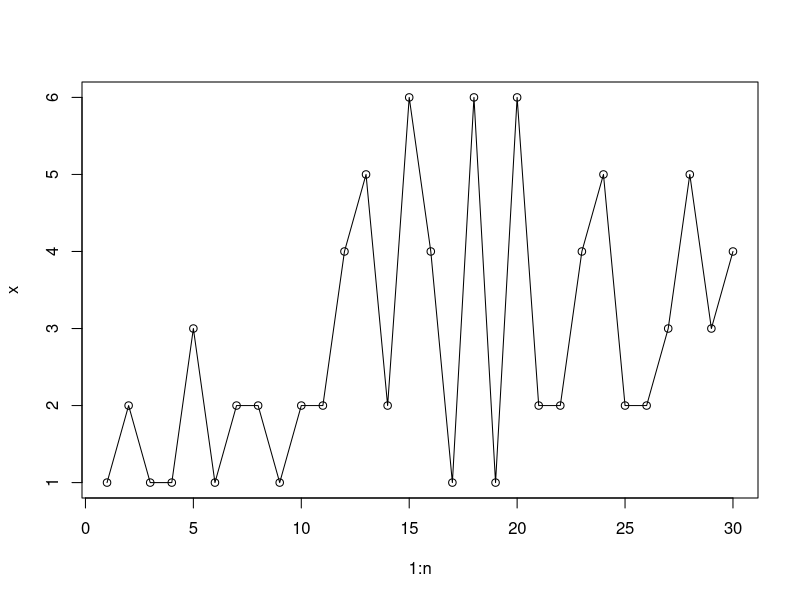
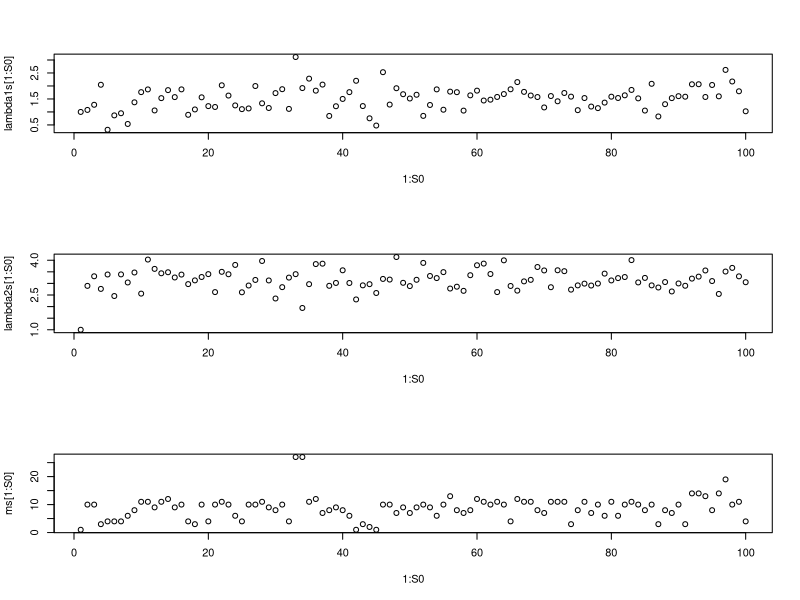
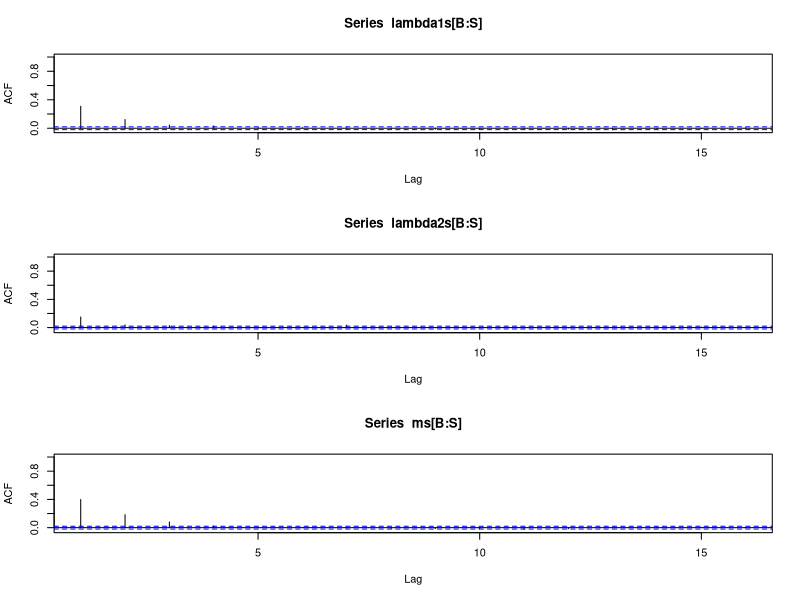
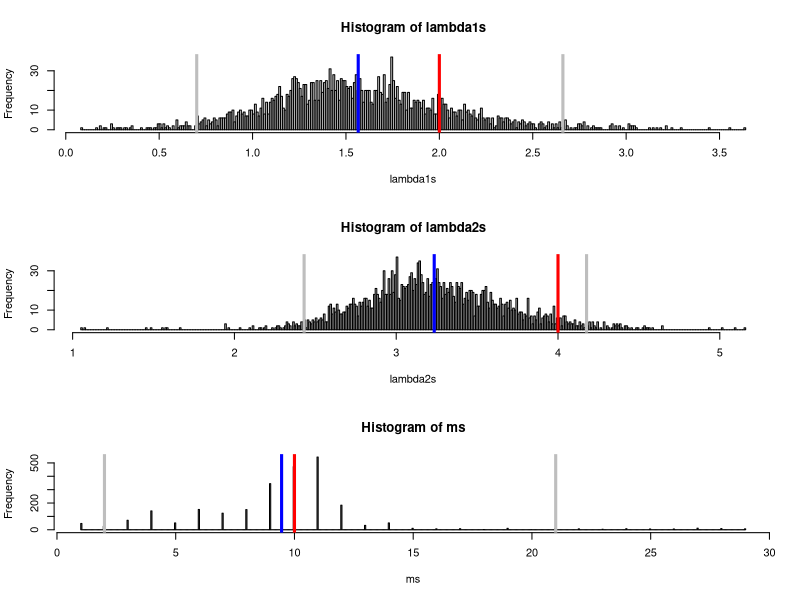

R code for these plots, in order:
set.seed(1900)
n = 30

true_lambda_1 = 2
true_lambda_2 = 4
true_m = 10


x = rpois(true_m, true_lambda_1)
x = c(x, rpois(n - true_m, true_lambda_2))

par(mfrow = c(1, 1))
plot(1 : n, x, type = "o")
#plot

## hyperparams
alpha = 1
beta = 1

#chains
S = 10000
lambda1s = array(NA, S)
lambda2s = array(NA, S)
ms = array(NA, S)
#start positions
lambda1s[1] = 1
lambda2s[1] = 1
ms[1] = 1

for (t in 2 : S){
	m = ms[t - 1]
	lambda1 = rgamma(1, alpha + sum(x[1 : m]), m + beta)
	lambda2 = rgamma(1, alpha + sum(x[(m + 1) : n]), n - m + beta)
	
	#now we need to calculate all the m dist
	ln_p_m = function(m){
		if (m == 0){			
			sum(x[1 : n]) * log(lambda2)
		} else if (m == n){
			(lambda2 - lambda1) * m + sum(x[1 : m]) * log(lambda1)
		} else {
			(lambda2 - lambda1) * m + sum(x[1 : m]) * log(lambda1) + sum(x[(m + 1) : n]) * log(lambda2)
		}			
	}
	ln_m_dist = array(NA, n - 1)
	for (m in 1 : (n - 1)){
		ln_m_dist[m] = ln_p_m(m)
	}
	ln_m_dist	
	ln_m_dist = ln_m_dist - max(ln_m_dist)
	m_dist = exp(ln_m_dist) / sum(exp(ln_m_dist))
	
	
	lambda1s[t] = lambda1
	lambda2s[t] = lambda2
	ms[t] = sample(1 : (n - 1), 1, prob = m_dist)
}



###assess convergence
par(mfrow = c(3, 1))
S0 = 100
plot(1 : S0, lambda1s[1 : S0])
# abline(h = mean(lambda1s[B : S0]), col = "blue")
# abline(h = true_lambda_1, col = "red")
# abline(v = B, col = "grey")

plot(1 : S0, lambda2s[1 : S0])
# abline(h = mean(lambda2s[B : S0]), col = "blue")
# abline(h = true_lambda_2, col = "red")
# abline(v = B, col = "grey")

plot(1 : S0, ms[1 : S0])
# abline(h = mean(ms[B : S0]), col = "blue")
# abline(h = sqrt(true_m), col = "red")
# abline(v = B, col = "grey")
#plot
B = 10

##assess autocorrelation

par(mfrow = c(3, 1))

acf(lambda1s[B : S], xlim = c(1, 16))
acf(lambda2s[B : S], xlim = c(1, 16))
acf(ms[B : S], xlim = c(1, 16))
T = 4
#plot

#burn and thin
lambda1s = lambda1s[B : S]
lambda1s = lambda1s[seq(1, S - B, by = T)]
lambda2s = lambda2s[B : S]
lambda2s = lambda2s[seq(1, S - B, by = T)]
ms = ms[B : S]
ms = ms[seq(1, S - B, by = T)]


#look at posteriors with post-exp at 95% CI
par(mfrow = c(3, 1))


hist(lambda1s, br = 500)
abline(v = mean(lambda1s), col = "blue", lwd = 3)
abline(v = quantile(lambda1s, 0.025), col = "grey", lwd = 3)
abline(v = quantile(lambda1s, 0.975), col = "grey", lwd = 3)
abline(v = true_lambda_1, col = "red", lwd = 3)

hist(lambda2s, br = 500)
abline(v = mean(lambda2s), col = "blue", lwd = 3)
abline(v = quantile(lambda2s, 0.025), col = "grey", lwd = 3)
abline(v = quantile(lambda2s, 0.975), col = "grey", lwd = 3)
abline(v = true_lambda_2, col = "red", lwd = 3)

hist(ms, br = 500)
abline(v = mean(ms), col = "blue", lwd = 3)
abline(v = quantile(ms, 0.025), col = "grey", lwd = 3)
abline(v = quantile(ms, 0.975), col = "grey", lwd = 3)
abline(v = true_m, col = "red", lwd = 3)
#plot
